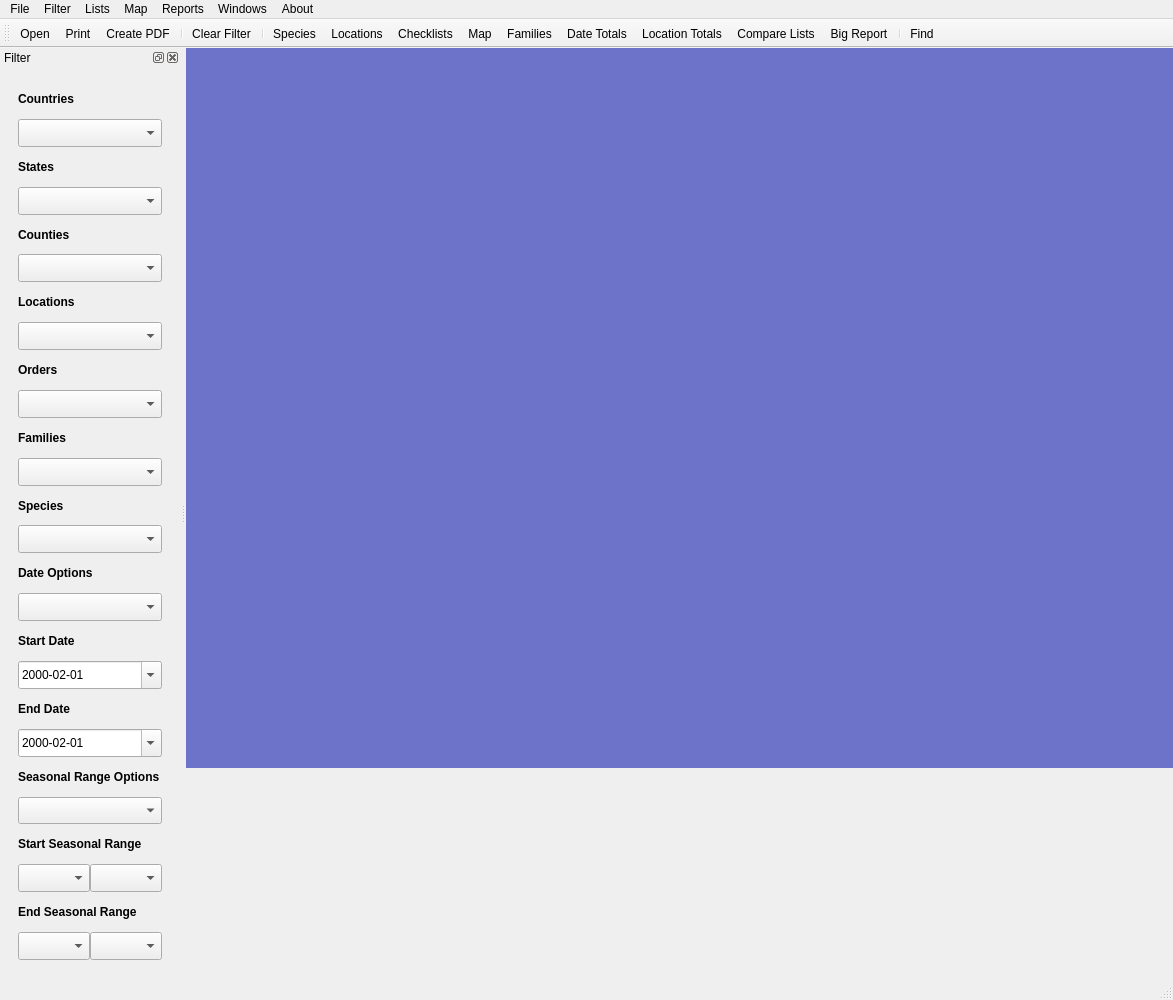
<?xml version="1.0" encoding="UTF-8"?>
<ui version="4.0">
 <class>MainWindow</class>
 <widget class="QMainWindow" name="MainWindow">
  <property name="geometry">
   <rect>
    <x>0</x>
    <y>0</y>
    <width>1173</width>
    <height>1000</height>
   </rect>
  </property>
  <property name="windowTitle">
   <string>eBird Analyzer</string>
  </property>
  <widget class="QWidget" name="centralwidget">
   <widget class="QMdiArea" name="mdiArea">
    <property name="geometry">
     <rect>
      <x>0</x>
      <y>0</y>
      <width>1280</width>
      <height>720</height>
     </rect>
    </property>
    <property name="sizePolicy">
     <sizepolicy hsizetype="Expanding" vsizetype="Expanding">
      <horstretch>0</horstretch>
      <verstretch>0</verstretch>
     </sizepolicy>
    </property>
    <property name="verticalScrollBarPolicy">
     <enum>Qt::ScrollBarAsNeeded</enum>
    </property>
    <property name="horizontalScrollBarPolicy">
     <enum>Qt::ScrollBarAsNeeded</enum>
    </property>
    <property name="background">
     <brush brushstyle="SolidPattern">
      <color alpha="255">
       <red>110</red>
       <green>115</green>
       <blue>202</blue>
      </color>
     </brush>
    </property>
   </widget>
  </widget>
  <widget class="QMenuBar" name="menuBar">
   <property name="geometry">
    <rect>
     <x>0</x>
     <y>0</y>
     <width>1173</width>
     <height>19</height>
    </rect>
   </property>
   <widget class="QMenu" name="menuFile">
    <property name="title">
     <string>File</string>
    </property>
    <addaction name="actionOpen"/>
    <addaction name="actionPrint"/>
    <addaction name="actionCreatePDF"/>
    <addaction name="actionExit"/>
   </widget>
   <widget class="QMenu" name="menuReports">
    <property name="title">
     <string>Reports</string>
    </property>
    <addaction name="actionDateTotals"/>
    <addaction name="actionLocationTotals"/>
    <addaction name="actionCompareLists"/>
    <addaction name="actionBigReport"/>
   </widget>
   <widget class="QMenu" name="menuWindows">
    <property name="title">
     <string>Windows</string>
    </property>
    <addaction name="actionTileWindows"/>
    <addaction name="actionCascade"/>
    <addaction name="actionCloseAllWindows"/>
   </widget>
   <widget class="QMenu" name="menuMap">
    <property name="title">
     <string>Map</string>
    </property>
    <addaction name="actionMap"/>
   </widget>
   <widget class="QMenu" name="menuLists">
    <property name="title">
     <string>Lists</string>
    </property>
    <addaction name="actionSpecies"/>
    <addaction name="actionLocations"/>
    <addaction name="actionChecklists"/>
    <addaction name="actionFamilies"/>
   </widget>
   <widget class="QMenu" name="menuAbout">
    <property name="title">
     <string>About</string>
    </property>
    <addaction name="actionAboutLapwing"/>
   </widget>
   <widget class="QMenu" name="menuFilter">
    <property name="title">
     <string>Filter</string>
    </property>
    <addaction name="actionShowFilter"/>
    <addaction name="actionHideFilter"/>
    <addaction name="actionClearFilter"/>
    <addaction name="separator"/>
   </widget>
   <addaction name="menuFile"/>
   <addaction name="menuFilter"/>
   <addaction name="menuLists"/>
   <addaction name="menuMap"/>
   <addaction name="menuReports"/>
   <addaction name="menuWindows"/>
   <addaction name="menuAbout"/>
  </widget>
  <widget class="QToolBar" name="toolBar">
   <property name="windowTitle">
    <string>toolBar</string>
   </property>
   <property name="toolButtonStyle">
    <enum>Qt::ToolButtonTextUnderIcon</enum>
   </property>
   <attribute name="toolBarArea">
    <enum>TopToolBarArea</enum>
   </attribute>
   <attribute name="toolBarBreak">
    <bool>false</bool>
   </attribute>
   <addaction name="actionOpen"/>
   <addaction name="actionPrint"/>
   <addaction name="actionCreatePDF"/>
   <addaction name="separator"/>
   <addaction name="actionClearFilter"/>
   <addaction name="separator"/>
   <addaction name="actionSpecies"/>
   <addaction name="actionLocations"/>
   <addaction name="actionChecklists"/>
   <addaction name="actionMap"/>
   <addaction name="actionFamilies"/>
   <addaction name="actionDateTotals"/>
   <addaction name="actionLocationTotals"/>
   <addaction name="actionCompareLists"/>
   <addaction name="actionBigReport"/>
   <addaction name="separator"/>
   <addaction name="actionFind"/>
  </widget>
  <widget class="QStatusBar" name="statusBar"/>
  <widget class="QDockWidget" name="dckFilter">
   <property name="minimumSize">
    <size>
     <width>86</width>
     <height>108</height>
    </size>
   </property>
   <property name="baseSize">
    <size>
     <width>0</width>
     <height>0</height>
    </size>
   </property>
   <property name="layoutDirection">
    <enum>Qt::LeftToRight</enum>
   </property>
   <property name="features">
    <set>QDockWidget::AllDockWidgetFeatures</set>
   </property>
   <property name="allowedAreas">
    <set>Qt::LeftDockWidgetArea|Qt::RightDockWidgetArea</set>
   </property>
   <property name="windowTitle">
    <string>Filter</string>
   </property>
   <attribute name="dockWidgetArea">
    <number>1</number>
   </attribute>
   <widget class="QWidget" name="dockWidgetContents">
    <layout class="QVBoxLayout" name="verticalLayout_3">
     <item>
      <widget class="QScrollArea" name="scrFilter">
       <property name="minimumSize">
        <size>
         <width>0</width>
         <height>0</height>
        </size>
       </property>
       <property name="frameShape">
        <enum>QFrame::NoFrame</enum>
       </property>
       <property name="sizeAdjustPolicy">
        <enum>QAbstractScrollArea::AdjustToContents</enum>
       </property>
       <property name="widgetResizable">
        <bool>true</bool>
       </property>
       <widget class="QWidget" name="scrollAreaWidgetContents">
        <property name="geometry">
         <rect>
          <x>0</x>
          <y>0</y>
          <width>183</width>
          <height>865</height>
         </rect>
        </property>
        <layout class="QVBoxLayout" name="verticalLayout_2">
         <item>
          <widget class="QFrame" name="frmFilter">
           <property name="frameShape">
            <enum>QFrame::NoFrame</enum>
           </property>
           <property name="frameShadow">
            <enum>QFrame::Raised</enum>
           </property>
           <layout class="QVBoxLayout" name="verticalLayout">
            <property name="leftMargin">
             <number>0</number>
            </property>
            <property name="topMargin">
             <number>0</number>
            </property>
            <property name="rightMargin">
             <number>0</number>
            </property>
            <property name="bottomMargin">
             <number>0</number>
            </property>
            <item>
             <widget class="QLabel" name="lblCountries">
              <property name="font">
               <font>
                <weight>75</weight>
                <bold>true</bold>
               </font>
              </property>
              <property name="text">
               <string>Countries</string>
              </property>
             </widget>
            </item>
            <item>
             <widget class="QComboBox" name="cboCountries">
              <property name="sizePolicy">
               <sizepolicy hsizetype="Preferred" vsizetype="Preferred">
                <horstretch>0</horstretch>
                <verstretch>0</verstretch>
               </sizepolicy>
              </property>
              <property name="font">
               <font>
                <pointsize>9</pointsize>
               </font>
              </property>
             </widget>
            </item>
            <item>
             <widget class="QLabel" name="lblStates">
              <property name="font">
               <font>
                <weight>75</weight>
                <bold>true</bold>
               </font>
              </property>
              <property name="text">
               <string>States</string>
              </property>
             </widget>
            </item>
            <item>
             <widget class="QComboBox" name="cboStates">
              <property name="sizePolicy">
               <sizepolicy hsizetype="Preferred" vsizetype="Preferred">
                <horstretch>0</horstretch>
                <verstretch>0</verstretch>
               </sizepolicy>
              </property>
             </widget>
            </item>
            <item>
             <widget class="QLabel" name="lblCounties">
              <property name="font">
               <font>
                <weight>75</weight>
                <bold>true</bold>
               </font>
              </property>
              <property name="text">
               <string>Counties</string>
              </property>
             </widget>
            </item>
            <item>
             <widget class="QComboBox" name="cboCounties">
              <property name="sizePolicy">
               <sizepolicy hsizetype="Preferred" vsizetype="Preferred">
                <horstretch>0</horstretch>
                <verstretch>0</verstretch>
               </sizepolicy>
              </property>
             </widget>
            </item>
            <item>
             <widget class="QLabel" name="lblLocations">
              <property name="font">
               <font>
                <weight>75</weight>
                <bold>true</bold>
               </font>
              </property>
              <property name="text">
               <string>Locations</string>
              </property>
             </widget>
            </item>
            <item>
             <widget class="QComboBox" name="cboLocations">
              <property name="sizePolicy">
               <sizepolicy hsizetype="Preferred" vsizetype="Preferred">
                <horstretch>0</horstretch>
                <verstretch>0</verstretch>
               </sizepolicy>
              </property>
             </widget>
            </item>
            <item>
             <widget class="QLabel" name="lblOrders">
              <property name="font">
               <font>
                <weight>75</weight>
                <bold>true</bold>
               </font>
              </property>
              <property name="text">
               <string>Orders</string>
              </property>
             </widget>
            </item>
            <item>
             <widget class="QComboBox" name="cboOrders">
              <property name="sizePolicy">
               <sizepolicy hsizetype="Preferred" vsizetype="Preferred">
                <horstretch>0</horstretch>
                <verstretch>0</verstretch>
               </sizepolicy>
              </property>
             </widget>
            </item>
            <item>
             <widget class="QLabel" name="lblFamilies">
              <property name="font">
               <font>
                <weight>75</weight>
                <bold>true</bold>
               </font>
              </property>
              <property name="text">
               <string>Families</string>
              </property>
             </widget>
            </item>
            <item>
             <widget class="QComboBox" name="cboFamilies">
              <property name="sizePolicy">
               <sizepolicy hsizetype="Preferred" vsizetype="Preferred">
                <horstretch>0</horstretch>
                <verstretch>0</verstretch>
               </sizepolicy>
              </property>
             </widget>
            </item>
            <item>
             <widget class="QLabel" name="lblSpecies">
              <property name="font">
               <font>
                <weight>75</weight>
                <bold>true</bold>
               </font>
              </property>
              <property name="text">
               <string>Species</string>
              </property>
             </widget>
            </item>
            <item>
             <widget class="QComboBox" name="cboSpecies">
              <property name="sizePolicy">
               <sizepolicy hsizetype="Preferred" vsizetype="Preferred">
                <horstretch>0</horstretch>
                <verstretch>0</verstretch>
               </sizepolicy>
              </property>
             </widget>
            </item>
            <item>
             <widget class="QLabel" name="lblEndSeasonalRange_2">
              <property name="font">
               <font>
                <weight>75</weight>
                <bold>true</bold>
               </font>
              </property>
              <property name="text">
               <string>Date Options</string>
              </property>
             </widget>
            </item>
            <item>
             <widget class="QComboBox" name="cboDateOptions">
              <property name="sizePolicy">
               <sizepolicy hsizetype="Preferred" vsizetype="Preferred">
                <horstretch>0</horstretch>
                <verstretch>0</verstretch>
               </sizepolicy>
              </property>
             </widget>
            </item>
            <item>
             <widget class="QLabel" name="lblStartDate">
              <property name="font">
               <font>
                <weight>75</weight>
                <bold>true</bold>
               </font>
              </property>
              <property name="text">
               <string>Start Date</string>
              </property>
             </widget>
            </item>
            <item>
             <widget class="QDateTimeEdit" name="calStartDate">
              <property name="sizePolicy">
               <sizepolicy hsizetype="Preferred" vsizetype="Preferred">
                <horstretch>0</horstretch>
                <verstretch>0</verstretch>
               </sizepolicy>
              </property>
              <property name="dateTime">
               <datetime>
                <hour>0</hour>
                <minute>0</minute>
                <second>0</second>
                <year>2000</year>
                <month>2</month>
                <day>1</day>
               </datetime>
              </property>
              <property name="displayFormat">
               <string>yyyy-MM-dd</string>
              </property>
              <property name="calendarPopup">
               <bool>true</bool>
              </property>
             </widget>
            </item>
            <item>
             <widget class="QLabel" name="lblEndDate">
              <property name="font">
               <font>
                <weight>75</weight>
                <bold>true</bold>
               </font>
              </property>
              <property name="text">
               <string>End Date</string>
              </property>
             </widget>
            </item>
            <item>
             <widget class="QDateTimeEdit" name="calEndDate">
              <property name="sizePolicy">
               <sizepolicy hsizetype="Preferred" vsizetype="Preferred">
                <horstretch>0</horstretch>
                <verstretch>0</verstretch>
               </sizepolicy>
              </property>
              <property name="dateTime">
               <datetime>
                <hour>0</hour>
                <minute>0</minute>
                <second>0</second>
                <year>2000</year>
                <month>2</month>
                <day>1</day>
               </datetime>
              </property>
              <property name="displayFormat">
               <string>yyyy-MM-dd</string>
              </property>
              <property name="calendarPopup">
               <bool>true</bool>
              </property>
             </widget>
            </item>
            <item>
             <widget class="QLabel" name="lblEndSeasonalRange_3">
              <property name="font">
               <font>
                <weight>75</weight>
                <bold>true</bold>
               </font>
              </property>
              <property name="text">
               <string>Seasonal Range Options</string>
              </property>
             </widget>
            </item>
            <item>
             <widget class="QComboBox" name="cboSeasonalRangeOptions">
              <property name="sizePolicy">
               <sizepolicy hsizetype="Preferred" vsizetype="Preferred">
                <horstretch>0</horstretch>
                <verstretch>0</verstretch>
               </sizepolicy>
              </property>
             </widget>
            </item>
            <item>
             <widget class="QLabel" name="lblStartSeasonalRange">
              <property name="font">
               <font>
                <weight>75</weight>
                <bold>true</bold>
               </font>
              </property>
              <property name="text">
               <string>Start Seasonal Range</string>
              </property>
             </widget>
            </item>
            <item>
             <widget class="QFrame" name="frmStartSeasonalRange">
              <property name="frameShape">
               <enum>QFrame::NoFrame</enum>
              </property>
              <property name="frameShadow">
               <enum>QFrame::Plain</enum>
              </property>
              <property name="lineWidth">
               <number>0</number>
              </property>
              <layout class="QHBoxLayout" name="horizontalLayout">
               <property name="spacing">
                <number>0</number>
               </property>
               <property name="leftMargin">
                <number>0</number>
               </property>
               <property name="topMargin">
                <number>0</number>
               </property>
               <property name="rightMargin">
                <number>0</number>
               </property>
               <property name="bottomMargin">
                <number>0</number>
               </property>
               <item>
                <widget class="QComboBox" name="cboStartSeasonalRangeMonth">
                 <property name="sizePolicy">
                  <sizepolicy hsizetype="Preferred" vsizetype="Preferred">
                   <horstretch>0</horstretch>
                   <verstretch>0</verstretch>
                  </sizepolicy>
                 </property>
                </widget>
               </item>
               <item>
                <widget class="QComboBox" name="cboStartSeasonalRangeDate">
                 <property name="sizePolicy">
                  <sizepolicy hsizetype="Preferred" vsizetype="Preferred">
                   <horstretch>0</horstretch>
                   <verstretch>0</verstretch>
                  </sizepolicy>
                 </property>
                </widget>
               </item>
              </layout>
             </widget>
            </item>
            <item>
             <widget class="QLabel" name="lblEndSeasonalRange">
              <property name="font">
               <font>
                <weight>75</weight>
                <bold>true</bold>
               </font>
              </property>
              <property name="text">
               <string>End Seasonal Range</string>
              </property>
             </widget>
            </item>
            <item>
             <widget class="QFrame" name="frmEndSeasonalRange">
              <property name="frameShape">
               <enum>QFrame::NoFrame</enum>
              </property>
              <property name="frameShadow">
               <enum>QFrame::Plain</enum>
              </property>
              <property name="lineWidth">
               <number>0</number>
              </property>
              <layout class="QHBoxLayout" name="horizontalLayout_2">
               <property name="spacing">
                <number>0</number>
               </property>
               <property name="leftMargin">
                <number>0</number>
               </property>
               <property name="topMargin">
                <number>0</number>
               </property>
               <property name="rightMargin">
                <number>0</number>
               </property>
               <property name="bottomMargin">
                <number>0</number>
               </property>
               <item>
                <widget class="QComboBox" name="cboEndSeasonalRangeMonth">
                 <property name="sizePolicy">
                  <sizepolicy hsizetype="Preferred" vsizetype="Preferred">
                   <horstretch>0</horstretch>
                   <verstretch>0</verstretch>
                  </sizepolicy>
                 </property>
                </widget>
               </item>
               <item>
                <widget class="QComboBox" name="cboEndSeasonalRangeDate">
                 <property name="sizePolicy">
                  <sizepolicy hsizetype="Preferred" vsizetype="Preferred">
                   <horstretch>0</horstretch>
                   <verstretch>0</verstretch>
                  </sizepolicy>
                 </property>
                </widget>
               </item>
              </layout>
             </widget>
            </item>
           </layout>
          </widget>
         </item>
        </layout>
       </widget>
      </widget>
     </item>
    </layout>
   </widget>
  </widget>
  <action name="actionOpen">
   <property name="icon">
    <iconset resource="icons.qrc">
     <normaloff>:/icon_open.png</normaloff>:/icon_open.png</iconset>
   </property>
   <property name="text">
    <string>Open</string>
   </property>
  </action>
  <action name="actionExit">
   <property name="text">
    <string>Exit</string>
   </property>
  </action>
  <action name="actionDateTotals">
   <property name="icon">
    <iconset resource="icons.qrc">
     <normaloff>:/icon_datetotals.png</normaloff>:/icon_datetotals.png</iconset>
   </property>
   <property name="text">
    <string>Date Totals</string>
   </property>
  </action>
  <action name="actionLocationTotals">
   <property name="icon">
    <iconset resource="icons.qrc">
     <normaloff>:/icon_locationtotals.png</normaloff>:/icon_locationtotals.png</iconset>
   </property>
   <property name="text">
    <string>Location Totals</string>
   </property>
  </action>
  <action name="actionTileWindows">
   <property name="text">
    <string>Tile Windows</string>
   </property>
  </action>
  <action name="actionCloseAllWindows">
   <property name="text">
    <string>Close All Windows</string>
   </property>
  </action>
  <action name="actionCompareLists">
   <property name="icon">
    <iconset resource="icons.qrc">
     <normaloff>:/icon_compare.png</normaloff>:/icon_compare.png</iconset>
   </property>
   <property name="text">
    <string>Compare Lists</string>
   </property>
  </action>
  <action name="actionCascade">
   <property name="text">
    <string>Cascade Windows</string>
   </property>
  </action>
  <action name="actionSpecies">
   <property name="icon">
    <iconset resource="icons.qrc">
     <normaloff>:/icon_bird.png</normaloff>:/icon_bird.png</iconset>
   </property>
   <property name="text">
    <string>Species</string>
   </property>
  </action>
  <action name="actionLocations">
   <property name="icon">
    <iconset resource="icons.qrc">
     <normaloff>:/icon_location.png</normaloff>:/icon_location.png</iconset>
   </property>
   <property name="text">
    <string>Locations</string>
   </property>
  </action>
  <action name="actionChecklists">
   <property name="icon">
    <iconset resource="icons.qrc">
     <normaloff>:/icon_checklists.png</normaloff>:/icon_checklists.png</iconset>
   </property>
   <property name="text">
    <string>Checklists</string>
   </property>
  </action>
  <action name="actionBigReport">
   <property name="icon">
    <iconset resource="icons.qrc">
     <normaloff>:/icon_tripreport.png</normaloff>:/icon_tripreport.png</iconset>
   </property>
   <property name="text">
    <string>Big Report</string>
   </property>
   <property name="toolTip">
    <string>Big Report</string>
   </property>
  </action>
  <action name="actionFind">
   <property name="icon">
    <iconset resource="icons.qrc">
     <normaloff>:/icon_find.png</normaloff>:/icon_find.png</iconset>
   </property>
   <property name="text">
    <string>Find</string>
   </property>
  </action>
  <action name="actionFamilies">
   <property name="icon">
    <iconset resource="icons.qrc">
     <normaloff>:/icon_families.png</normaloff>:/icon_families.png</iconset>
   </property>
   <property name="text">
    <string>Families</string>
   </property>
  </action>
  <action name="actionMap">
   <property name="icon">
    <iconset resource="icons.qrc">
     <normaloff>:/icon_map.png</normaloff>:/icon_map.png</iconset>
   </property>
   <property name="text">
    <string>Map</string>
   </property>
  </action>
  <action name="actionCreatePDF">
   <property name="icon">
    <iconset resource="icons.qrc">
     <normaloff>:/icon_pdf.png</normaloff>:/icon_pdf.png</iconset>
   </property>
   <property name="text">
    <string>Create PDF</string>
   </property>
  </action>
  <action name="actionPrint">
   <property name="icon">
    <iconset resource="icons.qrc">
     <normaloff>:/icon_print.png</normaloff>:/icon_print.png</iconset>
   </property>
   <property name="text">
    <string>Print</string>
   </property>
  </action>
  <action name="actionAboutLapwing">
   <property name="text">
    <string>About Lapwing</string>
   </property>
  </action>
  <action name="actionShowFilter">
   <property name="text">
    <string>Show Filter</string>
   </property>
  </action>
  <action name="actionHideFilter">
   <property name="text">
    <string>Hide Filter</string>
   </property>
  </action>
  <action name="actionClearFilter">
   <property name="icon">
    <iconset resource="icons.qrc">
     <normaloff>:/icon_filter.png</normaloff>:/icon_filter.png</iconset>
   </property>
   <property name="text">
    <string>Clear Filter</string>
   </property>
  </action>
 </widget>
 <resources>
  <include location="icons.qrc"/>
 </resources>
 <connections/>
</ui>
